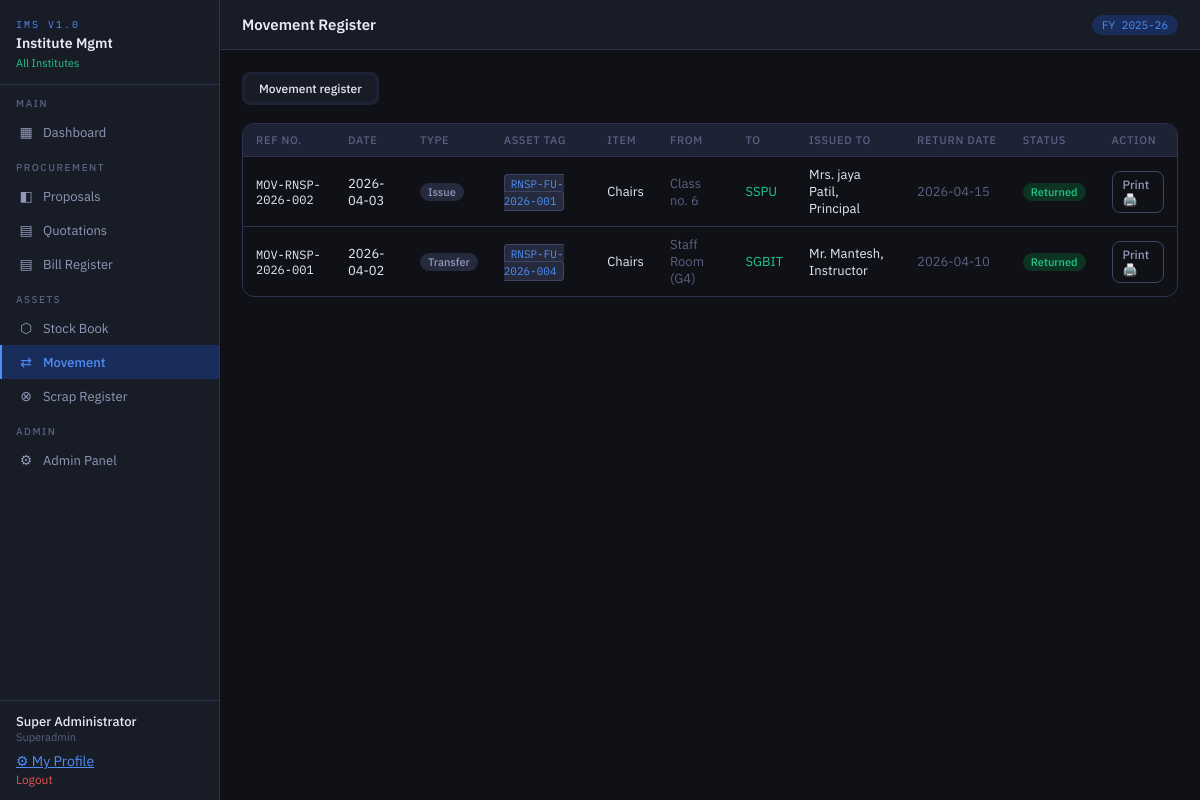
Page /modules/movement/index.php (signed in) on the committed database.
### tables this page shows
CREATE TABLE `movements` (
  `id` int(10) UNSIGNED NOT NULL,
  `inst_id` int(10) UNSIGNED NOT NULL,
  `ref_no` varchar(25) NOT NULL,
  `move_date` date NOT NULL,
  `move_type` enum('Issue','Transfer','Return','Send for Repair','Return from Repair','Temporary Issue') DEFAULT 'Issue',
  `stock_id` int(10) UNSIGNED NOT NULL,
  `qty_moved` decimal(10,2) DEFAULT 1.00,
  `from_loc` varchar(120) DEFAULT NULL,
  `to_loc` varchar(120) DEFAULT NULL,
  `issued_to` varchar(150) DEFAULT NULL,
  `issued_by` varchar(100) DEFAULT NULL,
  `expected_return` date DEFAULT NULL,
  `actual_return` date DEFAULT NULL,
  `remarks` text DEFAULT NULL,
  `status` varchar(20) DEFAULT 'Issued',
  `created_by` int(10) UNSIGNED DEFAULT NULL,
  `created_at` timestamp NOT NULL DEFAULT current_timestamp()
);

CREATE TABLE `stock` (
  `id` int(10) UNSIGNED NOT NULL,
  `inst_id` int(10) UNSIGNED NOT NULL,
  `fy_id` tinyint(3) UNSIGNED NOT NULL,
  `asset_tag` varchar(30) NOT NULL,
  `item_name` varchar(200) NOT NULL,
  `cat_id` smallint(5) UNSIGNED DEFAULT NULL,
  `quantity` decimal(10,2) DEFAULT 1.00,
  `unit` varchar(20) DEFAULT 'Nos',
  `bill_id` int(10) UNSIGNED DEFAULT NULL,
  `receipt_date` date NOT NULL,
  `unit_cost` decimal(12,2) DEFAULT 0.00,
  `location` varchar(120) DEFAULT NULL,
  `dept` varchar(100) DEFAULT NULL,
  `supplier` varchar(150) DEFAULT NULL,
  `make_model` varchar(150) DEFAULT NULL,
  `serial_no` varchar(100) DEFAULT NULL,
  `warranty_end` date DEFAULT NULL,
  `remarks` text DEFAULT NULL,
  `status` enum('Active','In Use','Under Repair','Condemned') DEFAULT 'Active',
  `added_by` int(10) UNSIGNED DEFAULT NULL,
  `created_at` timestamp NOT NULL DEFAULT current_timestamp()
);

### includes/auth.php (called while the page is built, shortened)
<?php
require_once __DIR__ . '/../config/db.php';
function isSuperAdmin(): bool {
    return ($_SESSION['role'] ?? '') === 'superadmin';
}
function currentInstId(): ?int {
    return $_SESSION['inst_id'] ?? null;
}
function instFilter(string $alias = ''): string {
    $col = $alias ? "$alias.inst_id" : "inst_id";
    if (isSuperAdmin()) return '1=1';
    return "$col = " . (int)currentInstId();
}

### config/db.php (called while the page is built, shortened)
<?php
function db(): mysqli {
    static $conn = null;
    if ($conn === null) {
        $conn = new mysqli(DB_HOST, DB_USER, DB_PASS, DB_NAME, DB_PORT);
        $conn->set_charset('utf8mb4');
    }
    return $conn;
}
function query(string $sql, string $types = '', ...$params): mysqli_result|bool {
    $db  = db();
    $stmt = $db->prepare($sql);
    if ($types && $params) $stmt->bind_param($types, ...$params);
    $stmt->execute();
    $result = $stmt->get_result();
    return $result !== false ? $result : true;
}
function rows(string $sql, string $types = '', ...$params): array {
    $r = query($sql, $types, ...$params);
    $out = [];
    while ($row = $r->fetch_assoc()) $out[] = $row;
    return $out;
}
function esc(string $val): string {
    return htmlspecialchars($val, ENT_QUOTES, 'UTF-8');
}

### modules/movement/index.php (the view, shortened to what this page needs)
<?php
require_once __DIR__ . '/../../config/db.php';
require_once __DIR__ . '/../../includes/auth.php';
require_once __DIR__ . '/../../includes/layout.php';
$sf  = instFilter('m');
$movements = rows(
    "SELECT m.*, s.asset_tag, s.item_name FROM movements m
     JOIN stock s ON m.stock_id = s.id
     WHERE $sf ORDER BY m.id DESC"
);
$activeTab = isset($_GET['add']) ? 'add' : 'list';
?>
<div class="tabs">
  <button class="tab <?= $activeTab==='list'?'active':'' ?>" onclick="showMoveTab('list')">Movement register</button>
</div>
<div id="mpanel-list" class="tab-panel <?= $activeTab==='list'?'active':'' ?>">
  <div class="tbl-wrap">
    <table>
      <thead><tr><th>Ref no.</th><th>Date</th><th>Type</th><th>Asset tag</th><th>Item</th><th>From</th><th>To</th><th>Issued to</th><th>Return date</th><th>Status</th><th>Action</th></tr></thead>
      <tbody>
      <?php if (!$movements): ?>
        <tr><td colspan="11"><div class="empty"><div class="empty-icon">⇄</div><div class="empty-title">No movements recorded</div></div></td></tr>
      <?php else: foreach ($movements as $m):
        $sb = ['Issued'=>'bg-blue','Returned'=>'bg-green','Pending Return'=>'bg-amber'][$m['status']] ?? 'bg-gray';
      ?>
        <tr>
          <td class="mono"><?= esc($m['ref_no']) ?></td>
          <td><?= esc($m['move_date']) ?></td>
          <td><span class="badge bg-gray"><?= esc($m['move_type']) ?></span></td>
          <td><span class="asset-tag"><?= esc($m['asset_tag']) ?></span></td>
          <td><?= esc(mb_strimwidth($m['item_name'],0,40,'…')) ?></td>
          <td class="muted"><?= esc($m['from_loc']) ?></td>
          <td class="text-green"><?= esc($m['to_loc']) ?></td>
          <td><?= esc($m['issued_to']) ?></td>
          <td class="muted"><?= esc($m['expected_return'] ?: '—') ?></td>
          <td><span class="badge <?= $sb ?>"><?= esc($m['status']) ?></span></td>
          <td>
            <a href="<?= BASE_URL ?>/modules/movement/print.php?id=<?= $m['id'] ?>&type=full" class="btn btn-ghost btn-sm">Print🖨️</a>
          </td>
        </tr>
      <?php endforeach; endif; ?>
      </tbody>
    </table>
  </div>
</div>

### assets/css/app.css (style rules this page uses)
*, *::before, *::after { box-sizing: border-box; margin: 0; padding: 0; }
:root { --bg: #0f1117; --bg2: #181c27; --bg3: #1e2235; --bg4: #252a3d; --bd: #2e3450; --bd2: #3d4466; --tx: #e8eaf6; --tx2: #9198b8; --tx3: #5a6180; --ac: #4f8ef7; --ac2: #3a6fd8; --acs: #1a2d5a; --gn: #22c78a; --gns: #0d3322; --am: #f5a623; --ams: #3a2800; --rd: #e05252; --rds: #3a1010; --pu: #9b6dff; --pus: #2a1f5a; --font: 'IBM Plex Sans', sans-serif; --mono: 'IBM Plex Mono', monospace; --r: 8px; --rl: 12px; }
body { font-family: var(--font); background: var(--bg); color: var(--tx); min-height: 100vh; display: flex; font-size: 14px; }
.tbl-wrap { overflow-x: auto; border-radius: var(--rl); border: 1px solid var(--bd); }
table { width: 100%; border-collapse: collapse; }
thead th { background: var(--bg3); color: var(--tx3); font-size: 11px; font-weight: 500; text-transform: uppercase; letter-spacing: .7px; padding: 9px 13px; text-align: left; border-bottom: 1px solid var(--bd); white-space: nowrap; }
tbody td { padding: 9px 13px; border-bottom: 1px solid var(--bd); font-size: 13px; vertical-align: middle; }
tbody tr:last-child td { border-bottom: none; }
.mono { font-family: var(--mono); font-size: 12px; }
.muted { color: var(--tx3); }
.btn { display: inline-flex; align-items: center; gap: 5px; padding: 7px 14px; border-radius: var(--r); font-family: var(--font); font-size: 13px; font-weight: 500; cursor: pointer; border: none; transition: all .13s; text-decoration: none; }
.btn-ghost { background: transparent; color: var(--tx2); border: 1px solid var(--bd2); }
.btn-sm { padding: 5px 10px; font-size: 12px; }
.badge { display: inline-flex; align-items: center; padding: 2px 8px; border-radius: 20px; font-size: 11px; font-weight: 500; white-space: nowrap; }
.bg-green { background: var(--gns); color: var(--gn); }
.bg-gray { background: var(--bg4); color: var(--tx2); }
.tabs { display: flex; gap: 2px; background: var(--bg3); padding: 3px; border-radius: var(--r); margin-bottom: 18px; width: fit-content; }
.tab { padding: 6px 14px; border-radius: 6px; cursor: pointer; font-size: 12px; font-weight: 500; color: var(--tx2); border: none; background: transparent; font-family: var(--font); transition: all .13s; text-decoration: none; }
.tab.active, .tab:hover { background: var(--bg2); color: var(--tx); }
.tab-panel { display: none; }
.tab-panel.active { display: block; }
.asset-tag { font-family: var(--mono); font-size: 11px; background: var(--bg4); border: 1px solid var(--bd2); border-radius: 4px; padding: 2px 6px; color: var(--ac); }
.text-green { color: var(--gn); }
a { color: var(--ac); }

### rows in the picture
movements: ref_no "MOV-RNSP-2026-002", move_date "2026-04-03", move_type "Issue", stock.asset_tag "RNSP-FU-2026-001", stock.item_name "Chairs", from_loc "Class no. 6", to_loc "SSPU", issued_to "Mrs. jaya Patil, Principal", expected_return "2026-04-15", status "Returned"
movements: ref_no "MOV-RNSP-2026-001", move_date "2026-04-02", move_type "Transfer", stock.asset_tag "RNSP-FU-2026-004", stock.item_name "Chairs", from_loc "Staff Room (G4)", to_loc "SGBIT", issued_to "Mr. Mantesh, Instructor", expected_return "2026-04-10", status "Returned"

### other values in the picture
$inst "All Institutes"
$user "Super Administrator"
$role "Superadmin"
$pageTitle "Movement Register"
$fy "2025-26"
